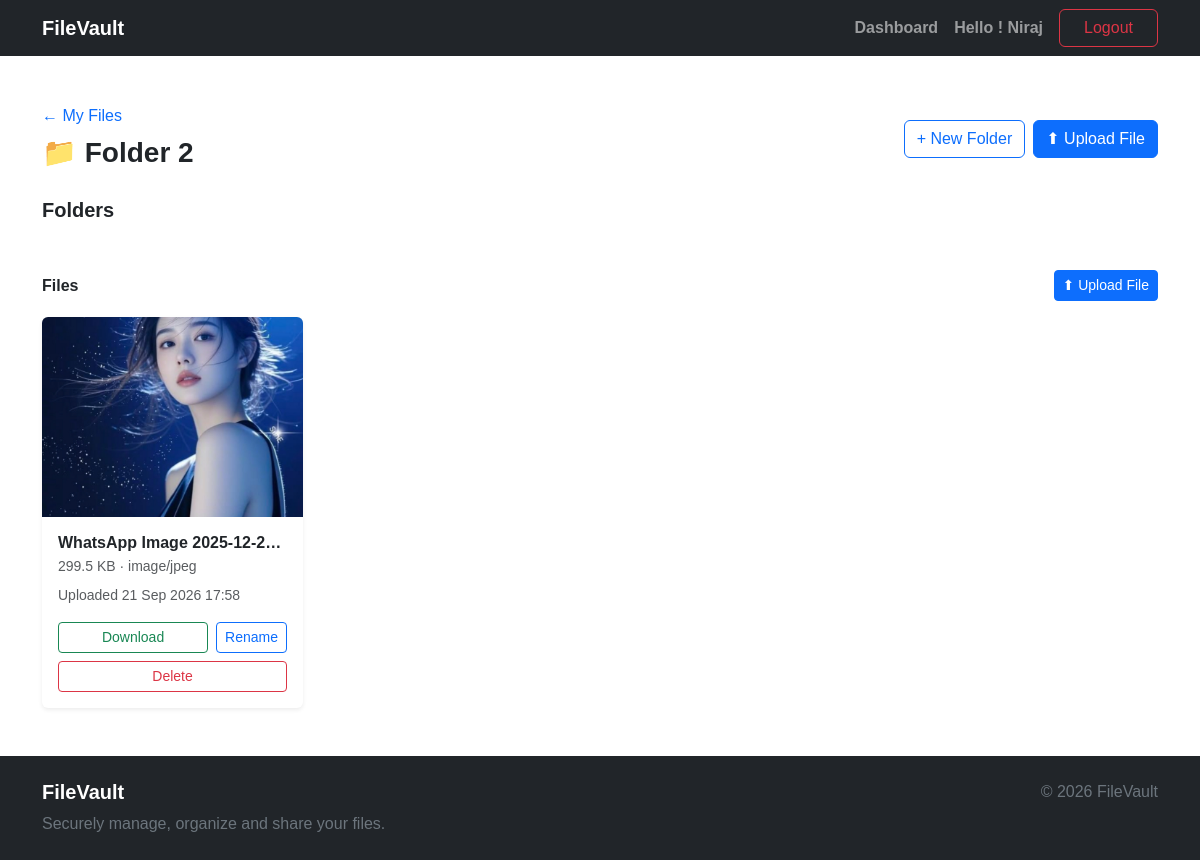
Screenshot of /storage/folder/5/ (signed in) with the database file from the repository.
### storage/models.py (models this page shows, shortened)
class Folder(models.Model):
      owner = models.ForeignKey(
            settings.AUTH_USER_MODEL,
            on_delete = models.CASCADE,
            related_name= 'folders'
      )
      name = models.CharField(max_length=255)
      parent = models.ForeignKey(
            "self",
            on_delete= models.CASCADE,
            null=True,
            blank=True,
            related_name="children"
      )
      created_at = models.DateTimeField(auto_now_add=True)
      updated_at = models.DateTimeField(auto_now=True)
      class Meta:
            ordering = ['name']

class File(models.Model):
      owner = models.ForeignKey(
            settings.AUTH_USER_MODEL,
            on_delete= models.CASCADE,
            related_name= "files",
      )
      folder = models.ForeignKey(
            Folder,
            on_delete= models.CASCADE,
            related_name= "files",
      )
      file = models.FileField(upload_to="uploads/")
      original_name = models.CharField(max_length=255)
      file_type = models.CharField(max_length=100, blank=True)
      size = models.PositiveBigIntegerField(default=0)
      uploaded_at = models.DateTimeField(auto_now_add=True)
      class Meta:
            ordering = ["-uploaded_at"]

### storage/views.py (the view)
# urls.py: path("folder/<int:pk>/",FolderDetailView.as_view(),name="folder-detail",),
class FolderDetailView(LoginRequiredMixin, DetailView):
      model = Folder
      template_name = "storage/folder_details.html"
      context_object_name = "folder"
      def get_queryset(self):
            return Folder.objects.filter(owner = self.request.user)
      def get_context_data(self, **kwargs):
            context = super().get_context_data(**kwargs)
            context["subfolders"] = self.object.children.filter(
                  owner=self.request.user
            ).order_by("name")
            context["files"] = self.object.files.filter(
                  owner=self.request.user
            ).order_by("-uploaded_at")
            return context

### storage/templates/storage/folder_details.html (shortened to what this page needs)
{% extends "base.html" %}
{% block content %}
<div class="container py-5">
      <div class="d-flex justify-content-between align-items-center mb-4">
            <div>
                  <a href="{% url 'storage:dashboard' %}" class="text-decoration-none">
                        ← My Files
                  </a>
                  <h3 class="fw-bold mt-2 mb-1">
                        📁 {{ folder.name }}
                  </h3>
            </div>
            <div class="d-flex gap-2">
                  <a href="{% url 'storage:folder-create' %}?parent={{ folder.pk }}" class="btn btn-outline-primary">
                        + New Folder
                  </a>
                  <a href="{% url 'storage:file-upload' folder.id %}" class="btn btn-primary">
                        ⬆ Upload File
                  </a>
            </div>
      </div>
      <div class="mb-5">
            <h5 class="fw-bold mb-3">
                  Folders
            </h5>
      </div>
      <div>
            <div class="d-flex justify-content-between align-items-center mb-3">
                  <h6 class="fw-bold mb-0">
                        Files
                  </h6>
                  <a href="{% url 'storage:file-upload' folder.id %}" class="btn btn-primary btn-sm">
                        ⬆ Upload File
                  </a>
            </div>
            {% if files %}
            <div class="row g-4">
                  {% for file in files %}
                  <div class="col-sm-6 col-lg-4 col-xl-3">
                        <div class="card h-100 border-0 shadow-sm overflow-hidden">
                              <div class="bg-light d-flex align-items-center justify-content-center"
                                    style="height: 200px;">
                                    {% if "image/" in file.file_type %}
                                    <img src="{{ file.file.url }}" alt="{{ file.original_name }}" class="w-100 h-100"
                                          style="object-fit: cover;">
                                    {% elif file.file_type == "application/pdf" %}
                                    <iframe src="{{ file.file.url }}" width="100%" height="200" style="border: none;">
                                    </iframe>
                                    {% elif "video/" in file.file_type %}
                                    <video controls class="w-100 h-100" style="object-fit: contain;">
                                          <source src="{{ file.file.url }}" type="{{ file.file_type }}">
                                          Your browser does not support
                                          video playback.
                                    </video>
                                    {% endif %}
                              </div>
                              <div class="card-body">
                                    <h6 class="fw-semibold text-truncate mb-1" title="{{ file.original_name }}">
                                          {{ file.original_name }}
                                    </h6>
                                    <p class="text-muted small mb-2">
                                          {{ file.size|filesizeformat }}
                                          {% if file.file_type %}
                                          · {{ file.file_type }}
                                          {% endif %}
                                    </p>
                                    <p class="text-muted small mb-3">
                                          Uploaded
                                          {{ file.uploaded_at|date:"d M Y H:i" }}
                                    </p>
                                    <div class="d-flex gap-2">
                                          <a href="{{ file.file.url }}" class="btn btn-sm btn-outline-success flex-fill"
                                                download>
                                                Download
                                          </a>
                                          <a href="{% url 'storage:file-rename' file.pk %}"
                                                class="btn btn-sm btn-outline-primary">
                                                Rename
                                          </a>
                                    </div>
                                    <a href="{% url 'storage:file-delete' file.pk %}"
                                          class="btn btn-sm btn-outline-danger w-100 mt-2">
                                          Delete
                                    </a>
                              </div>
                        </div>
                  </div>
                  {% endfor %}
            </div>
            {% endif %}
      </div>
</div>
{% endblock %}

### templates/base.html (shortened to what this page needs)
<!DOCTYPE html>
<html lang="en">
<head>
      <link href="https://cdn.jsdelivr.net/npm/bootstrap@5.3.8/dist/css/bootstrap.min.css" rel="stylesheet">
      {% load static %}
      <link rel="stylesheet" href="{% static 'css/style.css' %}">
</head>
<body class="d-flex flex-column min-vh-100">
      <nav class="navbar navbar-expand-lg navbar-dark bg-dark">
            <div class="container">
                  <a class="navbar-brand fw-bold" href="{% url 'home' %}">FileVault</a>
                  <div class="collapse navbar-collapse" id="mainNavbar">
                        <ul class="navbar-nav ms-auto align-items-lg-center">
                              {% if not user.is_authenticated %}
                              <li class="nav-item">
                                    <a class="nav-link" href="{% url 'accounts:login' %}"> Login </a>
                              </li>
                              <li class="nav-item ms-lg-2">
                                    <a class="btn btn-primary px-4" href="{% url 'accounts:register' %}">
                                          Register
                                    </a>
                              </li>
                              {% else %}
                              <li class="nav-item">
                                    <a class="nav-link fw-bold" href="{% url 'storage:dashboard' %}">
                                          Dashboard
                                    </a>
                              </li>
                              <li class="nav-item">
                                    <a class="nav-link fw-bold" href="#">
                                          Hello ! {{ user.username }}
                                    </a>
                              </li>
                              <li class="nav-item ms-lg-2">
                                    <form method="post" action="{% url 'accounts:logout' %}" class="d-inline">
                                          <button type="submit" class="btn btn-outline-danger px-4">
                                                Logout
                                          </button>
                                    </form>
                              </li>
                              {% endif %}
                        </ul>
                  </div>
            </div>
      </nav>
      <main class="flex-grow-1">
            {% block content %}
            {% endblock %}
      </main>
      <footer class="bg-dark text-white mt-auto">
            <div class="container py-4">
                  <div class="row">
                        <div class="col-md-6">
                              <h5 class="fw-bold">
                                    FileVault
                              </h5>
                              <p class="text-secondary mb-0">
                                    Securely manage, organize and share
                                    your files.
                              </p>
                        </div>
                        <div class="col-md-6 text-md-end">
                              <p class="text-secondary mb-0">
                                    © 2026 FileVault
                              </p>
                        </div>
                  </div>
            </div>
      </footer>
</body>
</html>

### static/css/style.css (style rules this page uses)
body { font-family: Arial, sans-serif; }

### rows the page displays
Folder: name "Folder 2"
File: file (picture), original_name "WhatsApp Image 2025-12-2…", size|filesizeformat "299.5 KB", file_type "image/jpeg", uploaded_at "21 Sep 2026 17:58"

### other values shown
{{ user.username }} "Niraj"
